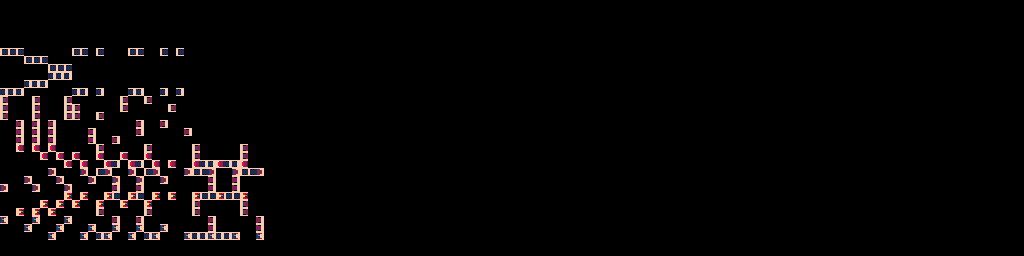

This game map was drawn from its Tiled (.tmx) file and the tilesets committed beside it. A one-line description and the trimmed map source follow:
An orthogonal 128x32 tile map with 8x8 px tiles, 1 tile layer (Tile Layer 1).

<map version="1.5" tiledversion="1.7.2" orientation="orthogonal" renderorder="right-down" width="128" height="32" tilewidth="8" tileheight="8" infinite="0" nextlayerid="2" nextobjectid="1">
 <tileset firstgid="1" source="driftmaniaTiles.tsx" />
 <layer id="1" name="Tile Layer 1" width="128" height="32">
  <data>[4096 cells, 702 non-empty, 10 distinct tile ids]</data>
 </layer>
</map>
